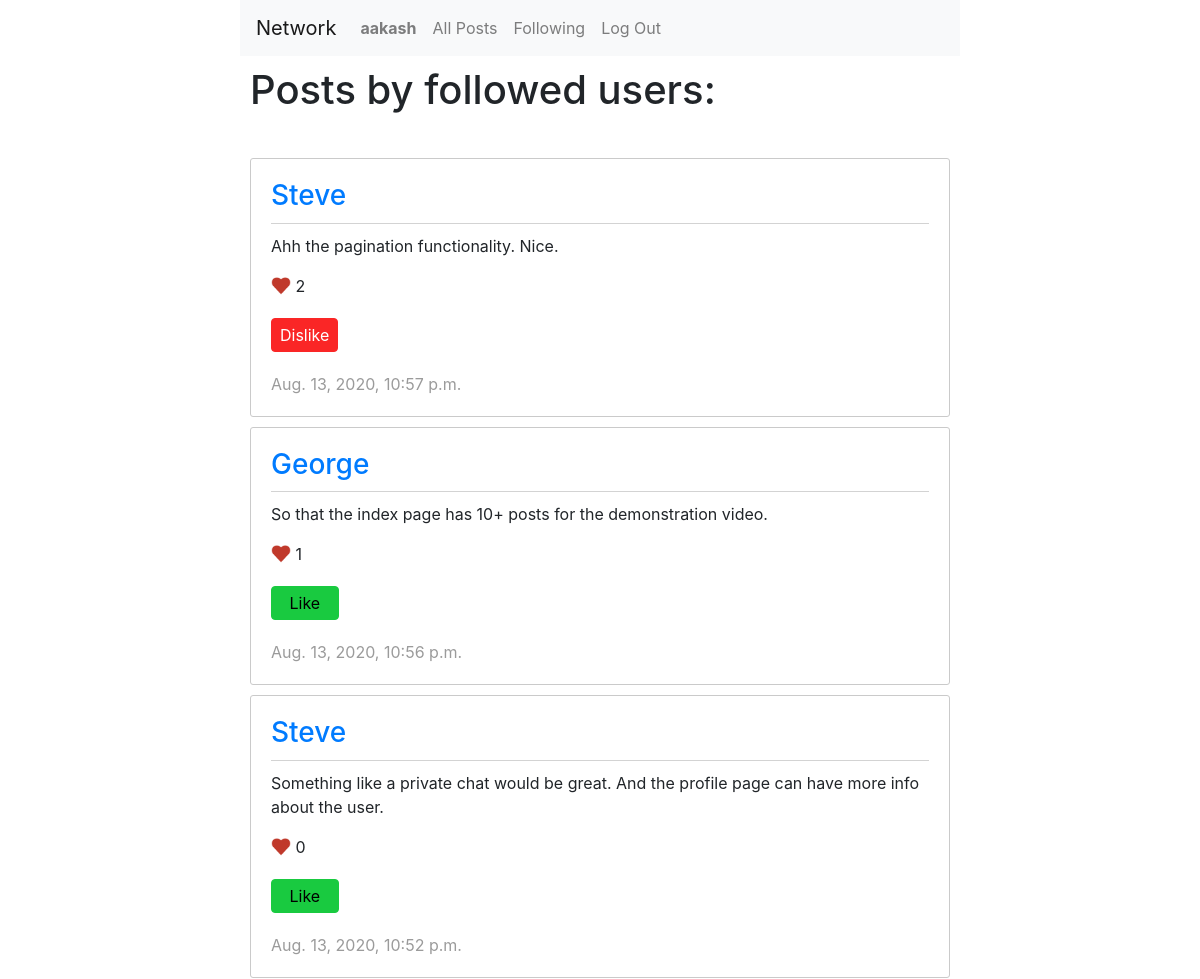
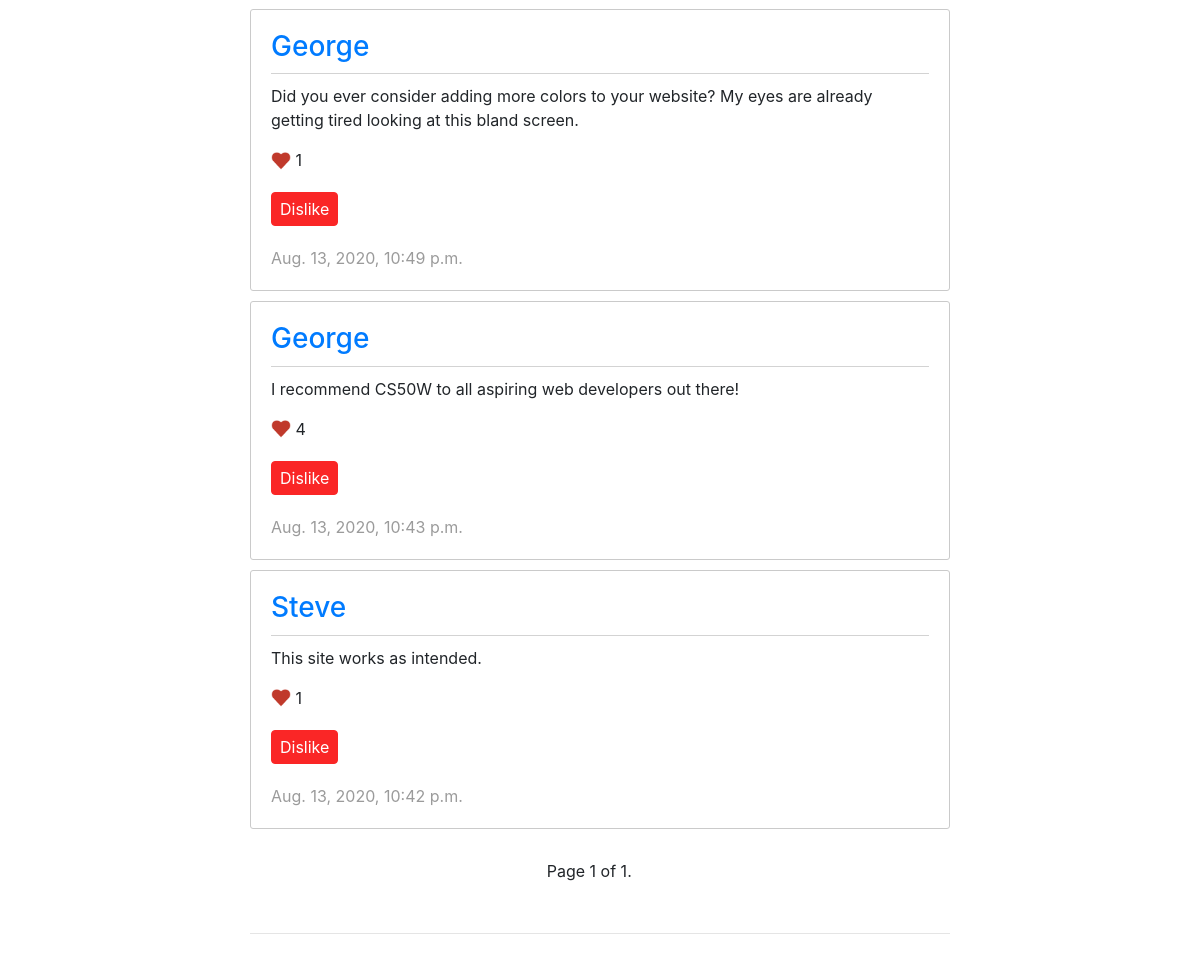
Page /followPage (signed in) on the committed database (2 pictures, top to bottom).
### network/models.py (models this page shows, shortened)
class User(AbstractUser):
    pass

class Post(models.Model):
    user = models.ForeignKey(User, on_delete=models.CASCADE)
    content = models.CharField(max_length=300)
    liked_by = models.ManyToManyField(User, related_name="likes")
    total_likes = models.IntegerField(default=0)
    timestamp = models.DateTimeField(auto_now_add=True)

### network/views.py (the view)
# urls.py: path("followPage", views.followPage, name="followPage"),
def followPage(request):
    current_user = request.user
    followerObjects = Follow.objects.filter(follower=current_user)
    listOfUsers = []
    for item in followerObjects:
        listOfUsers.append(item.following)
    posts = Post.objects.filter(user__in=listOfUsers).order_by('-timestamp')
    paginator = Paginator(posts, 10)
    page_number = request.GET.get('page')
    page_obj = paginator.get_page(page_number)
    return render(request, "network/followPage.html", {'current_user': current_user, 'page_obj': page_obj})

### network/templates/network/followPage.html (shortened to what this page needs)
{% extends "network/layout.html" %}
{% load static %}
{% load tz %}
{% block body %}
    <h1 class="pageHeading">Posts by followed users:</h1>
    <br>
    {% for post in page_obj %}
        <div id="post_{{ post.id }}" class='post_container'>
            <a href="{% url 'userProfile' username=post.user.username %}"><h3>{{ post.user.username }}</h3></a>
            <p class="content">{{ post.content }}</p>
            <img src="{% static 'network/heart.png' %}" style="height: 20px; width: 20px; margin-top: -5px">
            <text class="total_likes">{{ post.total_likes }}</text>
            {% if current_user in post.liked_by.all %}
                <button class="dislikePost" style="display: block;">Dislike</button>
            {% else %}
                <button class="likePost" style="display: block;">Like</button>
            {% endif %}
            <time class="time">{{ post.timestamp|localtime }}</time>
        </div>
    {% endfor %}
    <div class="pagination">
        <span class="step-links">
            <span class="prev">
            </span>
            <span class="current">
                Page {{ page_obj.number }} of {{ page_obj.paginator.num_pages }}.
            </span>
            <span class="next">
            </span>
        </span>
    </div>
    <hr>
{% endblock %}

### network/templates/network/layout.html (shortened to what this page needs)
{% load static %}
<!DOCTYPE html>
<html lang="en">
    <head>
        <link rel="stylesheet" href="https://stackpath.bootstrapcdn.com/bootstrap/4.4.1/css/bootstrap.min.css">
        <link href="{% static 'network/styles.css' %}" rel="stylesheet">
    </head>
    <body>
        <nav class="navbar navbar-expand-lg navbar-light bg-light">
            <a class="navbar-brand" href="{% url 'index' %}">Network</a>
            <div>
              <ul class="navbar-nav mr-auto">
                {% if user.is_authenticated %}
                    <li class="nav-item">
                        <a class="nav-link" href="{% url 'userProfile' username=user.username %}"><strong>{{ user.username }}</strong></a>
                    </li>
                {% endif %}
                <li class="nav-item">
                  <a class="nav-link" href="{% url 'index' %}">All Posts</a>
                </li>
                {% if user.is_authenticated %}
                    <li class="nav-item">
                        <a class="nav-link" href="{% url 'followPage' %}">Following</a>
                    </li>
                    <li class="nav-item">
                        <a class="nav-link" href="{% url 'logout' %}">Log Out</a>
                    </li>
                {% endif %}
              </ul>
            </div>
          </nav>
        <div class="body">
            {% block body %}
            {% endblock %}
        </div>
    </body>
</html>

### network/static/network/styles.css (style rules this page uses)
body { margin-left: 20%; margin-right: 20%; }
.pageHeading { margin: 10px; }
hr { margin: 30px 10px 30px 10px; }
.post_container { padding: 20px; border: 1px solid rgb(202, 202, 202); border-radius: 3px; margin: 10px; }
.time { color: rgb(155, 155, 155); }
.content { margin-top: 10px; border-top: 1px solid rgb(211, 211, 211); padding-top: 10px; }
.pagination { width: fit-content; margin-left: auto; margin-right: auto; padding: 20px; }
.step-links { width: 340px; display: flex; flex-direction: row; }
.prev { flex: 34%; }
.current { flex: 28%; }
.next { flex: 37%; }
.likePost { border: 1px solid #19ca40; color: rgb(0, 0, 0); padding: 4px; padding-left: 17.5px; padding-right: 17.5px; background-color: #19ca40; border-radius: 4px; margin-top: 20px; margin-bottom: 20px; }
.dislikePost { border: 1px solid #fa2626; color: rgb(255, 255, 255); padding: 4px; padding-left: 8px; padding-right: 8px; background-color: #fa2626; border-radius: 4px; margin-top: 20px; margin-bottom: 20px; }

### rows in the picture
User: username "aakash"
Post: user.username "Steve", content "Ahh the pagination functionality. Nice.", total_likes "2", shows "Dislike", timestamp "Aug. 13, 2020, 10:57 p.m."
Post: user.username "George", content "So that the index page has 10+ posts for the demonstration video.", total_likes "1", shows "Like", timestamp "Aug. 13, 2020, 10:56 p.m."
Post: user.username "Steve", content "Something like a private chat would be great. And the profile page can have more info about the user.", total_likes "0", shows "Like", timestamp "Aug. 13, 2020, 10:52 p.m."
Post: user.username "George", content "Did you ever consider adding more colors to your website? My eyes are already getting tired looking at this bland screen.", total_likes "1", shows "Dislike", timestamp "Aug. 13, 2020, 10:49 p.m."
Post: user.username "George", content "I recommend CS50W to all aspiring web developers out there!", total_likes "4", shows "Dislike", timestamp "Aug. 13, 2020, 10:43 p.m."
Post: user.username "Steve", content "This site works as intended.", total_likes "1", shows "Dislike", timestamp "Aug. 13, 2020, 10:42 p.m."

### other values in the picture
{{ page_obj.number }} "1"
{{ page_obj.paginator.num_pages }} "1"
